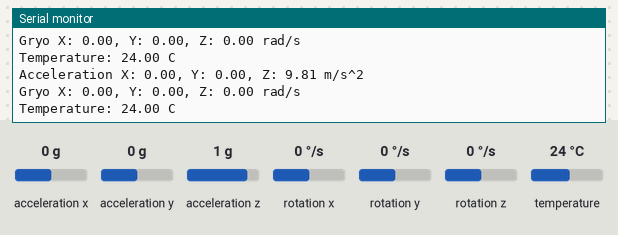
This sketch was run on a simulated ESP32. On the bench: the last lines printed to the serial monitor. Inputs (shaded band) come from the test bench; at power-on: acceleration x 0 g, acceleration y 0 g, acceleration z 1 g, rotation x 0 °/s, rotation y 0 °/s, rotation z 0 °/s, temperature 24 °C. WiFi joins after 1.5 s; servers stay silent unless stated; no MQTT or app messages arrive unless stated.

Above: at 2.8 s.
2.9 s: acceleration x set to -1.4 g
At 3.6 s:
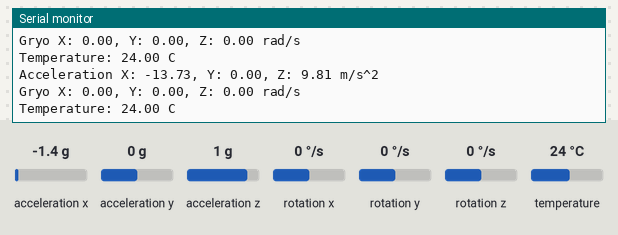
4.4 s: acceleration y set to -1.4 g
At 5.1 s:
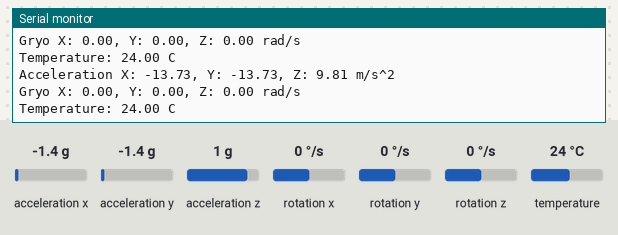
5.9 s: acceleration z set to -1.4 g
At 6.6 s:
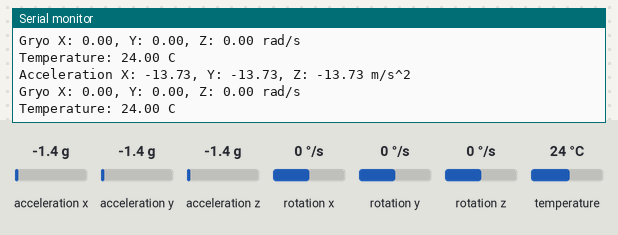
7.4 s: rotation x set to -192 °/s
At 8.2 s:
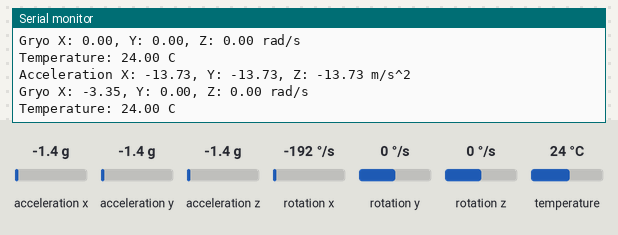
8.9 s: rotation y set to -192 °/s
At 9.7 s:
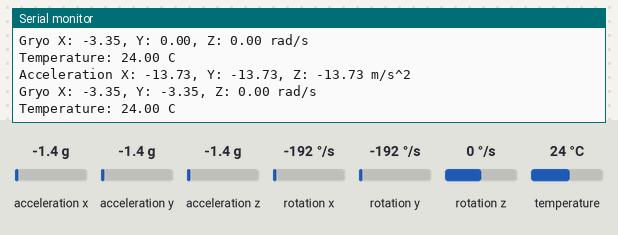

Measured:
- after the input at 2.9 s, the serial monitor: prints a new line after 0.28 s (image 1)
- after the input at 4.4 s, the serial monitor: prints a new line after 0.30 s (image 2)
- after the input at 5.9 s, the serial monitor: prints a new line after 0.32 s (image 3)
- after the input at 7.4 s, the serial monitor: prints a new line after 0.34 s (image 4)
- after the input at 8.9 s, the serial monitor: prints a new line after 0.36 s (image 5)

The sketch:

MPU6050_AWS_CONNECT.ino
```cpp
// Include Library for MPU6050
#include <Adafruit_MPU6050.h>
#include <Adafruit_Sensor.h>
#include <Wire.h>

// Include AWS IoT Certificates
#include "aws_iot_certs.h"

// Add the Wifi Library
#include "WiFi.h"

// Import MQTT and Wifi Secure used for AWS IoT
#include <WiFiClientSecure.h>
#include <MQTT.h>

// Import the Arduino Json Library
// Used for sending payload information to AWS IoT Core.
#include <ArduinoJson.h>

Adafruit_MPU6050 mpu;

// Initialize the WifiClientSecure
WiFiClientSecure net = WiFiClientSecure();

// Setup MQTT Client with 512 packet size
MQTTClient client = MQTTClient(512);

// Defining our AWS IoT Configuration
#define DEVICE_NAME "MPU6050"
#define AWS_IOT_ENDPOINT "YOUR-ENDPOINT.amazon.com"
#define AWS_IOT_TOPIC "$aws/things/YOUR-NAME-SHEADOW/shadow/update"
#define AWS_MAX_RECONNECT_TRIES 10

// Define Publish and Describe Topics
// Make sure to add your topics names
#define AWS_IOT_PUBLISH_TOPIC "mpu6050/pub"
#define AWS_IOT_SUBSCRIBE_TOPIC "mpu6050/sub"

// Define the Network Specifications
#define WIFI_NETWORK "YOUR_SSID"
#define WIFI_PASS "YOUR_SSID_PASSWORD"
#define WIFI_TIMEOUT_MS 20000

void setup(void) {
  Serial.begin(115200);
  while (!Serial)
    delay(10); // akan menunggu hingga konsol serial terbuka

  Serial.println("TRYING POGRAM CONNECT TO AWS IOT");

  // Coba inisialisasi MPU6050
  if (!mpu.begin()) {
    Serial.println("MPU6050 not found!");
    while (1) {
      delay(10);
    }
  }
  Serial.println("MPU6050 Found!");

  mpu.setAccelerometerRange(MPU6050_RANGE_8_G);
  Serial.print("Rentang akselerometer diatur ke: ");
  switch (mpu.getAccelerometerRange()) {
  case MPU6050_RANGE_2_G:
    Serial.println("+-2G");
    break;
  case MPU6050_RANGE_4_G:
    Serial.println("+-4G");
    break;
  case MPU6050_RANGE_8_G:
    Serial.println("+-8G");
    break;
  case MPU6050_RANGE_16_G:
    Serial.println("+-16G");
    break;
  }

  // Setup koneksi ke WiFi
  connectToWifi();

  // Setup koneksi ke AWS IoT
  connectToAWSIoT();

  Serial.println("");
  delay(100);
}

void loop() {
  // Dapatkan sensor events dengan bacaan
  sensors_event_t a, g, temp;
  mpu.getEvent(&a, &g, &temp);

  // Cetak nilai-nilai MPU6050
  Serial.print("Acceleration X: ");
  Serial.print(a.acceleration.x);
  Serial.print(", Y: ");
  Serial.print(a.acceleration.y);
  Serial.print(", Z: ");
  Serial.print(a.acceleration.z);
  Serial.println(" m/s^2");

  Serial.print("Gryo X: ");
  Serial.print(g.gyro.x);
  Serial.print(", Y: ");
  Serial.print(g.gyro.y);
  Serial.print(", Z: ");
  Serial.print(g.gyro.z);
  Serial.println(" rad/s");

  Serial.print("Temperature: ");
  Serial.print(temp.temperature);
  Serial.println(" C");

  // Kirim data ke AWS IoT
  sendToAWSIoT(a, g, temp);

  Serial.println("");
  delay(500);
}

// AWS Connection Function
void connectToAWSIoT() {
  // Adding the IoT Certificates for our AWS IoT Thing
  net.setCACert(AWS_ROOT_CA_CERT);
  net.setCertificate(AWS_CLIENT_CERT);
  net.setPrivateKey(AWS_PRIVATE_KEY);

  // Associating the Endpoint and Port Number
  client.begin(AWS_IOT_ENDPOINT, 8883, net);

  // Setting up Retry Count
  int retries = 0;
  Serial.print("Menghubungkan ke AWS IoT");

  // Attempting Connection in While Loop
  while (!client.connect(DEVICE_NAME) && retries < AWS_MAX_RECONNECT_TRIES) {
    Serial.print(".");
    delay(100);
    retries++;
  }

  // Setup If Else Statement to handle connections and failures.
  if (!client.connected()) {
    Serial.println("Disocnnect from AWS IOT!");
    return;
  } else {
    Serial.println("Connected too AWS IOT!");

    // Subscribe to the AWS IoT Device
    client.subscribe(AWS_IOT_SUBSCRIBE_TOPIC);
  }
}

// Kirim data ke AWS IoT
void sendToAWSIoT(sensors_event_t a, sensors_event_t g, sensors_event_t temp) {
  // Create a JSON document for AWS IoT
  StaticJsonDocument<200> doc;
  doc["acceleration_x"] = a.acceleration.x;
  doc["acceleration_y"] = a.acceleration.y;
  doc["acceleration_z"] = a.acceleration.z;
  doc["gyro_x"] = g.gyro.x;
  doc["gyro_y"] = g.gyro.y;
  doc["gyro_z"] = g.gyro.z;
  doc["temperature"] = temp.temperature;

  char jsonBuffer[512];
  serializeJson(doc, jsonBuffer);
  client.publish(AWS_IOT_PUBLISH_TOPIC, jsonBuffer);
}

// Connection to Wifi Function
void connectToWifi() {
  Serial.print("Connecting to Wifi");
  // In order to connect to an existing network we need to utilize station mode.
  WiFi.mode(WIFI_STA);

  // Connect to the Network Using SSID and Pass.
  WiFi.begin(WIFI_NETWORK, WIFI_PASS);

  // Store the time it takes for Wifi to connect.
  unsigned long startAttemptTime = millis();

  // The While loop utilize the Wifi Status to check if its connect as well as makes sure that the timeout was not reached.
  while (WiFi.status() != WL_CONNECTED && millis() - startAttemptTime < WIFI_TIMEOUT_MS) {
    Serial.print(".");

    // Delay so this while loop does not run so fast.
    delay(100);
  }

  if (WiFi.status() != WL_CONNECTED) {
    Serial.println("Failed to Connect to Wifi");
    esp_deep_sleep_start();
  } else {
    Serial.println(" Connected!");
    Serial.print("IP Address: ");
    Serial.println(WiFi.localIP());
  }
}
```

aws_iot_certs.h
```cpp
#ifndef AWS_IOT_CERTS_H
#define AWS_IOT_CERTS_H

const char AWS_ROOT_CA_CERT[] =
"-----BEGIN CERTIFICATE-----\n"
"MIIDQTCCAimgAwIBAgITBmyfz5m/jAo54vB4ikPmljZbyjANBgkqhkiG9w0BAQsF\n"
"-----END CERTIFICATE-----";


const char AWS_PRIVATE_KEY[] =
"-----BEGIN RSA PRIVATE KEY-----\n"
"MIIEpQIBAAKCAQEAwJZjj5QmV5lvb71ilrWnB+2FoHrgUAD9f2+tG6i+Lj3zkztp\n"
"-----END RSA PRIVATE KEY-----";


const char AWS_CLIENT_CERT[] =
"-----BEGIN CERTIFICATE-----\n"
"MIIDWTCCAkGgAwIBAgIUXVL4YtoWvXPxHrhnJTRqQbVfUWgwDQYJKoZIhvcNAQEL\n"
"-----END CERTIFICATE-----";


#endif // AWS_IOT_CERTS_H
```
